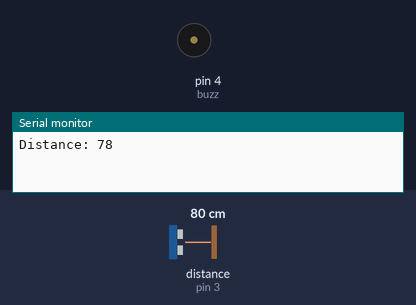
Recording of a sketch running on a simulated Arduino Uno, built with avr-gcc and run on an emulated ATmega328P. Parts: buzzer (waves = sounding), the last lines printed to the serial monitor. Wiring (inferred from the names in the program): ultrasonic range finder: trigger pin 2; echo pin 3. The inputs (shaded band) are chosen by the test bench; at power-on: distance to the obstacle (sensor on pin 3) 80 cm. The echo pulse lasts 58.3 µs per cm.

Above: at 1.8 s.
1.9 s: distance to the obstacle (sensor on pin 3) set to 96 cm
6.0 s: distance to the obstacle (sensor on pin 3) set to 104 cm
At 6.6 s:
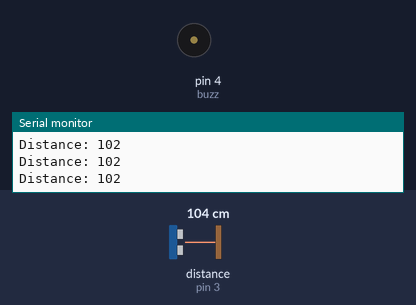
7.5 s: distance to the obstacle (sensor on pin 3) set to 2 cm
At 8.3 s:
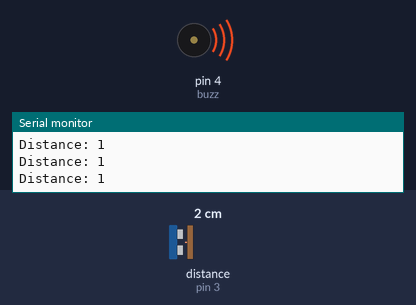
9.0 s: distance to the obstacle (sensor on pin 3) set to 60 cm
At 9.7 s:
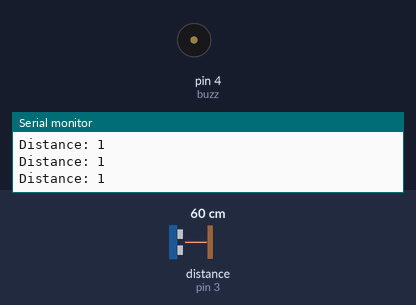
Timing chart, 0 to 14.1 s (numbered marks = the images above; inputs shaded):
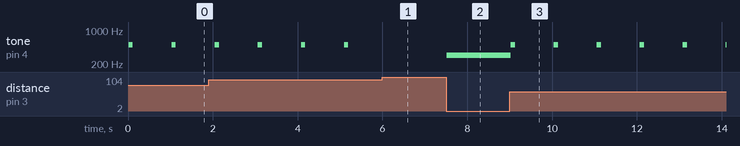

Measured:
- the behaviour switches between 101 and 102 cm on distance to the obstacle (sensor on pin 3) (found by bisection; images 0 and 1)
- after the input at 6.0 s, tone on pin 4 (buzz): stops changing and stays silent
- after the input at 7.5 s, tone on pin 4 (buzz): silent → 300 Hz at once
- after the input at 9.0 s, tone on pin 4 (buzz): alternates 500 Hz for 0.10 s and silent for 0.91 s, starting at once
- by itself, tone on pin 4 (buzz): alternates 500 Hz for 0.10 s and silent for 0.92 s

The sketch:

main.ino
```cpp
// pins numbers
const int trigPin = 2;
const int echoPin = 3;
const int buzz = 4;

//  variables
long duration;
int distance;


void setup() {
  pinMode(trigPin, OUTPUT);
  pinMode(echoPin, INPUT);
  pinMode(buzz,OUTPUT);
   Serial.begin(9600);
}


void loop() {
  // ultrasonic
  digitalWrite(trigPin, LOW);
  delayMicroseconds(2);
  digitalWrite(trigPin, HIGH);
  delayMicroseconds(10);
  digitalWrite(trigPin, LOW);
  duration = pulseIn(echoPin, HIGH);
  distance = duration * 0.034 / 2;
      delay(10);

  // code

 if(distance < 50)
 {
    tone(buzz,300,100);      // bug
    // delay(500);
 }


 if(distance > 50 && distance < 100)
 {
   tone(buzz,500,100);        //bug
   delay(500);
   digitalWrite(buzz,0);
   delay(500);
 }


  if(distance > 100)
 {
   digitalWrite(buzz,0);
//   delay(500);                // bug
 }


  // Prints the distance on the Serial Monitor
  Serial.print("Distance: ");
  Serial.println(distance);
}
```
